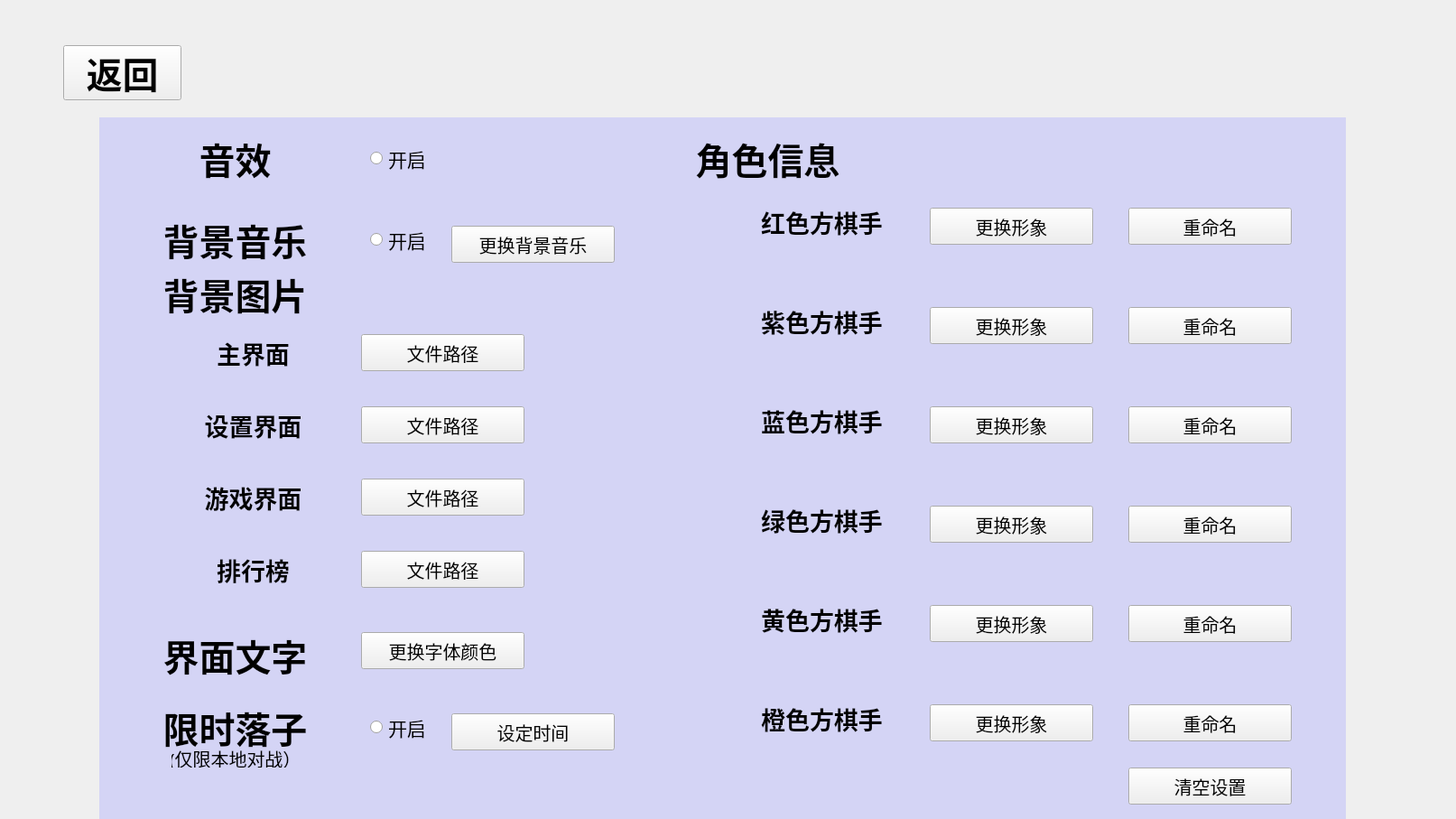
<?xml version="1.0" encoding="UTF-8"?>
<ui version="4.0">
 <class>SettingWidget</class>
 <widget class="QWidget" name="SettingWidget">
  <property name="geometry">
   <rect>
    <x>0</x>
    <y>0</y>
    <width>1613</width>
    <height>907</height>
   </rect>
  </property>
  <property name="windowTitle">
   <string>Form</string>
  </property>
  <widget class="QPushButton" name="Back">
   <property name="geometry">
    <rect>
     <x>70</x>
     <y>50</y>
     <width>131</width>
     <height>61</height>
    </rect>
   </property>
   <property name="font">
    <font>
     <family>楷体</family>
     <pointsize>30</pointsize>
     <bold>true</bold>
    </font>
   </property>
   <property name="styleSheet">
    <string notr="true">QPushButton {
    border-image: url(:/images/assets/button_none.png);
}

QPushButton:hover {
    border-image: url(:/images/assets/button_hover.png);
}

QPushButton:pressed {
    border-image: url(:/images/assets/button_press.png);
}
</string>
   </property>
   <property name="text">
    <string>返回</string>
   </property>
  </widget>
  <widget class="QLabel" name="label_6">
   <property name="geometry">
    <rect>
     <x>760</x>
     <y>140</y>
     <width>181</width>
     <height>71</height>
    </rect>
   </property>
   <property name="font">
    <font>
     <family>楷体</family>
     <pointsize>30</pointsize>
     <bold>true</bold>
    </font>
   </property>
   <property name="styleSheet">
    <string notr="true">color: rgb(0, 0, 0);</string>
   </property>
   <property name="text">
    <string>角色信息</string>
   </property>
   <property name="alignment">
    <set>Qt::AlignCenter</set>
   </property>
  </widget>
  <widget class="QLabel" name="label_2">
   <property name="geometry">
    <rect>
     <x>170</x>
     <y>290</y>
     <width>181</width>
     <height>71</height>
    </rect>
   </property>
   <property name="font">
    <font>
     <family>楷体</family>
     <pointsize>30</pointsize>
     <bold>true</bold>
    </font>
   </property>
   <property name="styleSheet">
    <string notr="true">color: rgb(0, 0, 0);</string>
   </property>
   <property name="text">
    <string>背景图片</string>
   </property>
   <property name="alignment">
    <set>Qt::AlignCenter</set>
   </property>
  </widget>
  <widget class="QPushButton" name="Setting_Background_Path">
   <property name="geometry">
    <rect>
     <x>400</x>
     <y>450</y>
     <width>181</width>
     <height>41</height>
    </rect>
   </property>
   <property name="font">
    <font>
     <family>楷体</family>
     <pointsize>15</pointsize>
    </font>
   </property>
   <property name="styleSheet">
    <string notr="true">QPushButton {
    border-image: url(:/images/assets/button_none.png);
}

QPushButton:hover {
    border-image: url(:/images/assets/button_hover.png);
}

QPushButton:pressed {
    border-image: url(:/images/assets/button_press.png);
}
</string>
   </property>
   <property name="text">
    <string>文件路径</string>
   </property>
  </widget>
  <widget class="QLabel" name="label_0">
   <property name="geometry">
    <rect>
     <x>170</x>
     <y>140</y>
     <width>181</width>
     <height>71</height>
    </rect>
   </property>
   <property name="font">
    <font>
     <family>楷体</family>
     <pointsize>30</pointsize>
     <bold>true</bold>
    </font>
   </property>
   <property name="styleSheet">
    <string notr="true">color: rgb(0, 0, 0);</string>
   </property>
   <property name="text">
    <string>音效</string>
   </property>
   <property name="alignment">
    <set>Qt::AlignCenter</set>
   </property>
  </widget>
  <widget class="QRadioButton" name="effect">
   <property name="geometry">
    <rect>
     <x>410</x>
     <y>160</y>
     <width>111</width>
     <height>31</height>
    </rect>
   </property>
   <property name="font">
    <font>
     <family>微软雅黑</family>
     <pointsize>16</pointsize>
    </font>
   </property>
   <property name="acceptDrops">
    <bool>false</bool>
   </property>
   <property name="styleSheet">
    <string notr="true">color: rgb(0, 0, 0);</string>
   </property>
   <property name="text">
    <string>开启</string>
   </property>
   <property name="iconSize">
    <size>
     <width>20</width>
     <height>20</height>
    </size>
   </property>
   <property name="checked">
    <bool>false</bool>
   </property>
   <property name="autoRepeat">
    <bool>false</bool>
   </property>
   <property name="autoExclusive">
    <bool>false</bool>
   </property>
  </widget>
  <widget class="QLabel" name="label">
   <property name="geometry">
    <rect>
     <x>0</x>
     <y>0</y>
     <width>1613</width>
     <height>907</height>
    </rect>
   </property>
   <property name="font">
    <font>
     <bold>false</bold>
    </font>
   </property>
   <property name="styleSheet">
    <string notr="true">background-image: url(:/images/assets/background.jpg);</string>
   </property>
   <property name="text">
    <string/>
   </property>
  </widget>
  <widget class="QPushButton" name="Board_Background_Path">
   <property name="geometry">
    <rect>
     <x>400</x>
     <y>530</y>
     <width>181</width>
     <height>41</height>
    </rect>
   </property>
   <property name="font">
    <font>
     <family>楷体</family>
     <pointsize>15</pointsize>
    </font>
   </property>
   <property name="styleSheet">
    <string notr="true">QPushButton {
    border-image: url(:/images/assets/button_none.png);
}

QPushButton:hover {
    border-image: url(:/images/assets/button_hover.png);
}

QPushButton:pressed {
    border-image: url(:/images/assets/button_press.png);
}
</string>
   </property>
   <property name="text">
    <string>文件路径</string>
   </property>
  </widget>
  <widget class="QPushButton" name="menu_background_Path">
   <property name="geometry">
    <rect>
     <x>400</x>
     <y>370</y>
     <width>181</width>
     <height>41</height>
    </rect>
   </property>
   <property name="font">
    <font>
     <family>楷体</family>
     <pointsize>15</pointsize>
    </font>
   </property>
   <property name="styleSheet">
    <string notr="true">QPushButton {
    border-image: url(:/images/assets/button_none.png);
}

QPushButton:hover {
    border-image: url(:/images/assets/button_hover.png);
}

QPushButton:pressed {
    border-image: url(:/images/assets/button_press.png);
}
</string>
   </property>
   <property name="text">
    <string>文件路径</string>
   </property>
  </widget>
  <widget class="QLabel" name="label_3">
   <property name="geometry">
    <rect>
     <x>210</x>
     <y>370</y>
     <width>141</width>
     <height>41</height>
    </rect>
   </property>
   <property name="font">
    <font>
     <family>楷体</family>
     <pointsize>20</pointsize>
     <bold>true</bold>
    </font>
   </property>
   <property name="styleSheet">
    <string notr="true">color: rgb(0, 0, 0);</string>
   </property>
   <property name="text">
    <string>主界面</string>
   </property>
   <property name="alignment">
    <set>Qt::AlignCenter</set>
   </property>
  </widget>
  <widget class="QLabel" name="label_5">
   <property name="geometry">
    <rect>
     <x>210</x>
     <y>530</y>
     <width>141</width>
     <height>41</height>
    </rect>
   </property>
   <property name="font">
    <font>
     <family>楷体</family>
     <pointsize>20</pointsize>
     <bold>true</bold>
    </font>
   </property>
   <property name="styleSheet">
    <string notr="true">color: rgb(0, 0, 0);</string>
   </property>
   <property name="text">
    <string>游戏界面</string>
   </property>
   <property name="alignment">
    <set>Qt::AlignCenter</set>
   </property>
  </widget>
  <widget class="QLabel" name="label_4">
   <property name="geometry">
    <rect>
     <x>210</x>
     <y>450</y>
     <width>141</width>
     <height>41</height>
    </rect>
   </property>
   <property name="font">
    <font>
     <family>楷体</family>
     <pointsize>20</pointsize>
     <bold>true</bold>
    </font>
   </property>
   <property name="styleSheet">
    <string notr="true">color: rgb(0, 0, 0);</string>
   </property>
   <property name="text">
    <string>设置界面</string>
   </property>
   <property name="alignment">
    <set>Qt::AlignCenter</set>
   </property>
  </widget>
  <widget class="QPushButton" name="Blue_Image">
   <property name="geometry">
    <rect>
     <x>1030</x>
     <y>450</y>
     <width>181</width>
     <height>41</height>
    </rect>
   </property>
   <property name="font">
    <font>
     <family>楷体</family>
     <pointsize>15</pointsize>
     <bold>false</bold>
    </font>
   </property>
   <property name="styleSheet">
    <string notr="true">QPushButton {
    border-image: url(:/images/assets/button_none.png);
}

QPushButton:hover {
    border-image: url(:/images/assets/button_hover.png);
}

QPushButton:pressed {
    border-image: url(:/images/assets/button_press.png);
}
</string>
   </property>
   <property name="text">
    <string>更换形象</string>
   </property>
  </widget>
  <widget class="QLabel" name="label_9">
   <property name="geometry">
    <rect>
     <x>820</x>
     <y>340</y>
     <width>181</width>
     <height>31</height>
    </rect>
   </property>
   <property name="font">
    <font>
     <family>楷体</family>
     <pointsize>20</pointsize>
     <bold>true</bold>
    </font>
   </property>
   <property name="styleSheet">
    <string notr="true">color: rgb(0, 0, 0);</string>
   </property>
   <property name="text">
    <string>紫色方棋手</string>
   </property>
   <property name="alignment">
    <set>Qt::AlignCenter</set>
   </property>
  </widget>
  <widget class="QPushButton" name="Purple_Image">
   <property name="geometry">
    <rect>
     <x>1030</x>
     <y>340</y>
     <width>181</width>
     <height>41</height>
    </rect>
   </property>
   <property name="font">
    <font>
     <family>楷体</family>
     <pointsize>15</pointsize>
     <bold>false</bold>
    </font>
   </property>
   <property name="styleSheet">
    <string notr="true">QPushButton {
    border-image: url(:/images/assets/button_none.png);
}

QPushButton:hover {
    border-image: url(:/images/assets/button_hover.png);
}

QPushButton:pressed {
    border-image: url(:/images/assets/button_press.png);
}
</string>
   </property>
   <property name="text">
    <string>更换形象</string>
   </property>
  </widget>
  <widget class="QPushButton" name="Red_Image">
   <property name="geometry">
    <rect>
     <x>1030</x>
     <y>230</y>
     <width>181</width>
     <height>41</height>
    </rect>
   </property>
   <property name="font">
    <font>
     <family>楷体</family>
     <pointsize>15</pointsize>
     <bold>false</bold>
    </font>
   </property>
   <property name="styleSheet">
    <string notr="true">QPushButton {
    border-image: url(:/images/assets/button_none.png);
}

QPushButton:hover {
    border-image: url(:/images/assets/button_hover.png);
}

QPushButton:pressed {
    border-image: url(:/images/assets/button_press.png);
}
</string>
   </property>
   <property name="text">
    <string>更换形象</string>
   </property>
  </widget>
  <widget class="QPushButton" name="Green_Image">
   <property name="geometry">
    <rect>
     <x>1030</x>
     <y>560</y>
     <width>181</width>
     <height>41</height>
    </rect>
   </property>
   <property name="font">
    <font>
     <family>楷体</family>
     <pointsize>15</pointsize>
     <bold>false</bold>
    </font>
   </property>
   <property name="styleSheet">
    <string notr="true">QPushButton {
    border-image: url(:/images/assets/button_none.png);
}

QPushButton:hover {
    border-image: url(:/images/assets/button_hover.png);
}

QPushButton:pressed {
    border-image: url(:/images/assets/button_press.png);
}
</string>
   </property>
   <property name="text">
    <string>更换形象</string>
   </property>
  </widget>
  <widget class="QLabel" name="label_8">
   <property name="geometry">
    <rect>
     <x>820</x>
     <y>230</y>
     <width>181</width>
     <height>31</height>
    </rect>
   </property>
   <property name="font">
    <font>
     <family>楷体</family>
     <pointsize>20</pointsize>
     <bold>true</bold>
    </font>
   </property>
   <property name="styleSheet">
    <string notr="true">color: rgb(0, 0, 0);</string>
   </property>
   <property name="text">
    <string>红色方棋手</string>
   </property>
   <property name="alignment">
    <set>Qt::AlignCenter</set>
   </property>
  </widget>
  <widget class="QLabel" name="label_11">
   <property name="geometry">
    <rect>
     <x>820</x>
     <y>560</y>
     <width>181</width>
     <height>31</height>
    </rect>
   </property>
   <property name="font">
    <font>
     <family>楷体</family>
     <pointsize>20</pointsize>
     <bold>true</bold>
    </font>
   </property>
   <property name="styleSheet">
    <string notr="true">color: rgb(0, 0, 0);</string>
   </property>
   <property name="text">
    <string>绿色方棋手</string>
   </property>
   <property name="alignment">
    <set>Qt::AlignCenter</set>
   </property>
  </widget>
  <widget class="QLabel" name="label_10">
   <property name="geometry">
    <rect>
     <x>820</x>
     <y>450</y>
     <width>181</width>
     <height>31</height>
    </rect>
   </property>
   <property name="font">
    <font>
     <family>楷体</family>
     <pointsize>20</pointsize>
     <bold>true</bold>
    </font>
   </property>
   <property name="styleSheet">
    <string notr="true">color: rgb(0, 0, 0);</string>
   </property>
   <property name="text">
    <string>蓝色方棋手</string>
   </property>
   <property name="alignment">
    <set>Qt::AlignCenter</set>
   </property>
  </widget>
  <widget class="QPushButton" name="Orange_Image">
   <property name="geometry">
    <rect>
     <x>1030</x>
     <y>780</y>
     <width>181</width>
     <height>41</height>
    </rect>
   </property>
   <property name="font">
    <font>
     <family>楷体</family>
     <pointsize>15</pointsize>
     <bold>false</bold>
    </font>
   </property>
   <property name="styleSheet">
    <string notr="true">QPushButton {
    border-image: url(:/images/assets/button_none.png);
}

QPushButton:hover {
    border-image: url(:/images/assets/button_hover.png);
}

QPushButton:pressed {
    border-image: url(:/images/assets/button_press.png);
}
</string>
   </property>
   <property name="text">
    <string>更换形象</string>
   </property>
  </widget>
  <widget class="QLabel" name="label_13">
   <property name="geometry">
    <rect>
     <x>820</x>
     <y>780</y>
     <width>181</width>
     <height>31</height>
    </rect>
   </property>
   <property name="font">
    <font>
     <family>楷体</family>
     <pointsize>20</pointsize>
     <bold>true</bold>
    </font>
   </property>
   <property name="styleSheet">
    <string notr="true">color: rgb(0, 0, 0);</string>
   </property>
   <property name="text">
    <string>橙色方棋手</string>
   </property>
   <property name="alignment">
    <set>Qt::AlignCenter</set>
   </property>
  </widget>
  <widget class="QPushButton" name="Yellow_Image">
   <property name="geometry">
    <rect>
     <x>1030</x>
     <y>670</y>
     <width>181</width>
     <height>41</height>
    </rect>
   </property>
   <property name="font">
    <font>
     <family>楷体</family>
     <pointsize>15</pointsize>
     <bold>false</bold>
    </font>
   </property>
   <property name="styleSheet">
    <string notr="true">QPushButton {
    border-image: url(:/images/assets/button_none.png);
}

QPushButton:hover {
    border-image: url(:/images/assets/button_hover.png);
}

QPushButton:pressed {
    border-image: url(:/images/assets/button_press.png);
}
</string>
   </property>
   <property name="text">
    <string>更换形象</string>
   </property>
  </widget>
  <widget class="QLabel" name="label_12">
   <property name="geometry">
    <rect>
     <x>820</x>
     <y>670</y>
     <width>181</width>
     <height>31</height>
    </rect>
   </property>
   <property name="font">
    <font>
     <family>楷体</family>
     <pointsize>20</pointsize>
     <bold>true</bold>
    </font>
   </property>
   <property name="styleSheet">
    <string notr="true">color: rgb(0, 0, 0);</string>
   </property>
   <property name="text">
    <string>黄色方棋手</string>
   </property>
   <property name="alignment">
    <set>Qt::AlignCenter</set>
   </property>
  </widget>
  <widget class="QLabel" name="label_1">
   <property name="geometry">
    <rect>
     <x>170</x>
     <y>230</y>
     <width>181</width>
     <height>71</height>
    </rect>
   </property>
   <property name="font">
    <font>
     <family>楷体</family>
     <pointsize>30</pointsize>
     <bold>true</bold>
    </font>
   </property>
   <property name="styleSheet">
    <string notr="true">color: rgb(0, 0, 0);</string>
   </property>
   <property name="text">
    <string>背景音乐</string>
   </property>
   <property name="alignment">
    <set>Qt::AlignCenter</set>
   </property>
  </widget>
  <widget class="QRadioButton" name="bgm">
   <property name="geometry">
    <rect>
     <x>410</x>
     <y>250</y>
     <width>111</width>
     <height>31</height>
    </rect>
   </property>
   <property name="font">
    <font>
     <family>微软雅黑</family>
     <pointsize>16</pointsize>
    </font>
   </property>
   <property name="styleSheet">
    <string notr="true">color: rgb(0, 0, 0);</string>
   </property>
   <property name="text">
    <string>开启</string>
   </property>
   <property name="iconSize">
    <size>
     <width>20</width>
     <height>20</height>
    </size>
   </property>
   <property name="checked">
    <bool>false</bool>
   </property>
   <property name="autoRepeat">
    <bool>false</bool>
   </property>
   <property name="autoExclusive">
    <bool>false</bool>
   </property>
  </widget>
  <widget class="QPushButton" name="BGM_Path">
   <property name="geometry">
    <rect>
     <x>500</x>
     <y>250</y>
     <width>181</width>
     <height>41</height>
    </rect>
   </property>
   <property name="font">
    <font>
     <family>楷体</family>
     <pointsize>15</pointsize>
    </font>
   </property>
   <property name="styleSheet">
    <string notr="true">QPushButton {
    border-image: url(:/images/assets/button_none.png);
}

QPushButton:hover {
    border-image: url(:/images/assets/button_hover.png);
}

QPushButton:pressed {
    border-image: url(:/images/assets/button_press.png);
}
</string>
   </property>
   <property name="text">
    <string>更换背景音乐</string>
   </property>
  </widget>
  <widget class="QLabel" name="label_7">
   <property name="geometry">
    <rect>
     <x>170</x>
     <y>690</y>
     <width>181</width>
     <height>71</height>
    </rect>
   </property>
   <property name="font">
    <font>
     <family>楷体</family>
     <pointsize>30</pointsize>
     <bold>true</bold>
    </font>
   </property>
   <property name="styleSheet">
    <string notr="true">color: rgb(0, 0, 0);</string>
   </property>
   <property name="text">
    <string>界面文字</string>
   </property>
   <property name="alignment">
    <set>Qt::AlignCenter</set>
   </property>
  </widget>
  <widget class="QPushButton" name="Change_Word_Color">
   <property name="geometry">
    <rect>
     <x>400</x>
     <y>700</y>
     <width>181</width>
     <height>41</height>
    </rect>
   </property>
   <property name="font">
    <font>
     <family>楷体</family>
     <pointsize>15</pointsize>
    </font>
   </property>
   <property name="styleSheet">
    <string notr="true">QPushButton {
    border-image: url(:/images/assets/button_none.png);
}

QPushButton:hover {
    border-image: url(:/images/assets/button_hover.png);
}

QPushButton:pressed {
    border-image: url(:/images/assets/button_press.png);
}
</string>
   </property>
   <property name="text">
    <string>更换字体颜色</string>
   </property>
  </widget>
  <widget class="QPushButton" name="orange_name">
   <property name="geometry">
    <rect>
     <x>1250</x>
     <y>780</y>
     <width>181</width>
     <height>41</height>
    </rect>
   </property>
   <property name="font">
    <font>
     <family>楷体</family>
     <pointsize>15</pointsize>
     <bold>false</bold>
    </font>
   </property>
   <property name="styleSheet">
    <string notr="true">QPushButton {
    border-image: url(:/images/assets/button_none.png);
}

QPushButton:hover {
    border-image: url(:/images/assets/button_hover.png);
}

QPushButton:pressed {
    border-image: url(:/images/assets/button_press.png);
}
</string>
   </property>
   <property name="text">
    <string>重命名</string>
   </property>
  </widget>
  <widget class="QPushButton" name="blue_name">
   <property name="geometry">
    <rect>
     <x>1250</x>
     <y>450</y>
     <width>181</width>
     <height>41</height>
    </rect>
   </property>
   <property name="font">
    <font>
     <family>楷体</family>
     <pointsize>15</pointsize>
     <bold>false</bold>
    </font>
   </property>
   <property name="styleSheet">
    <string notr="true">QPushButton {
    border-image: url(:/images/assets/button_none.png);
}

QPushButton:hover {
    border-image: url(:/images/assets/button_hover.png);
}

QPushButton:pressed {
    border-image: url(:/images/assets/button_press.png);
}
</string>
   </property>
   <property name="text">
    <string>重命名</string>
   </property>
  </widget>
  <widget class="QPushButton" name="green_name">
   <property name="geometry">
    <rect>
     <x>1250</x>
     <y>560</y>
     <width>181</width>
     <height>41</height>
    </rect>
   </property>
   <property name="font">
    <font>
     <family>楷体</family>
     <pointsize>15</pointsize>
     <bold>false</bold>
    </font>
   </property>
   <property name="styleSheet">
    <string notr="true">QPushButton {
    border-image: url(:/images/assets/button_none.png);
}

QPushButton:hover {
    border-image: url(:/images/assets/button_hover.png);
}

QPushButton:pressed {
    border-image: url(:/images/assets/button_press.png);
}
</string>
   </property>
   <property name="text">
    <string>重命名</string>
   </property>
  </widget>
  <widget class="QPushButton" name="purple_name">
   <property name="geometry">
    <rect>
     <x>1250</x>
     <y>340</y>
     <width>181</width>
     <height>41</height>
    </rect>
   </property>
   <property name="font">
    <font>
     <family>楷体</family>
     <pointsize>15</pointsize>
     <bold>false</bold>
    </font>
   </property>
   <property name="styleSheet">
    <string notr="true">QPushButton {
    border-image: url(:/images/assets/button_none.png);
}

QPushButton:hover {
    border-image: url(:/images/assets/button_hover.png);
}

QPushButton:pressed {
    border-image: url(:/images/assets/button_press.png);
}
</string>
   </property>
   <property name="text">
    <string>重命名</string>
   </property>
  </widget>
  <widget class="QPushButton" name="red_name">
   <property name="geometry">
    <rect>
     <x>1250</x>
     <y>230</y>
     <width>181</width>
     <height>41</height>
    </rect>
   </property>
   <property name="font">
    <font>
     <family>楷体</family>
     <pointsize>15</pointsize>
     <bold>false</bold>
    </font>
   </property>
   <property name="styleSheet">
    <string notr="true">QPushButton {
    border-image: url(:/images/assets/button_none.png);
}

QPushButton:hover {
    border-image: url(:/images/assets/button_hover.png);
}

QPushButton:pressed {
    border-image: url(:/images/assets/button_press.png);
}
</string>
   </property>
   <property name="text">
    <string>重命名</string>
   </property>
  </widget>
  <widget class="QPushButton" name="yellow_name">
   <property name="geometry">
    <rect>
     <x>1250</x>
     <y>670</y>
     <width>181</width>
     <height>41</height>
    </rect>
   </property>
   <property name="font">
    <font>
     <family>楷体</family>
     <pointsize>15</pointsize>
     <bold>false</bold>
    </font>
   </property>
   <property name="styleSheet">
    <string notr="true">QPushButton {
    border-image: url(:/images/assets/button_none.png);
}

QPushButton:hover {
    border-image: url(:/images/assets/button_hover.png);
}

QPushButton:pressed {
    border-image: url(:/images/assets/button_press.png);
}
</string>
   </property>
   <property name="text">
    <string>重命名</string>
   </property>
  </widget>
  <widget class="QLabel" name="label_background">
   <property name="geometry">
    <rect>
     <x>110</x>
     <y>130</y>
     <width>1381</width>
     <height>781</height>
    </rect>
   </property>
   <property name="styleSheet">
    <string notr="true">background-color: rgba(170, 170, 255, 100);</string>
   </property>
   <property name="text">
    <string/>
   </property>
  </widget>
  <widget class="QLabel" name="label_14">
   <property name="geometry">
    <rect>
     <x>210</x>
     <y>610</y>
     <width>141</width>
     <height>41</height>
    </rect>
   </property>
   <property name="font">
    <font>
     <family>楷体</family>
     <pointsize>20</pointsize>
     <bold>true</bold>
    </font>
   </property>
   <property name="styleSheet">
    <string notr="true">color: rgb(0, 0, 0);</string>
   </property>
   <property name="text">
    <string>排行榜</string>
   </property>
   <property name="alignment">
    <set>Qt::AlignCenter</set>
   </property>
  </widget>
  <widget class="QPushButton" name="Winner_Background_Path">
   <property name="geometry">
    <rect>
     <x>400</x>
     <y>610</y>
     <width>181</width>
     <height>41</height>
    </rect>
   </property>
   <property name="font">
    <font>
     <family>楷体</family>
     <pointsize>15</pointsize>
    </font>
   </property>
   <property name="styleSheet">
    <string notr="true">QPushButton {
    border-image: url(:/images/assets/button_none.png);
}

QPushButton:hover {
    border-image: url(:/images/assets/button_hover.png);
}

QPushButton:pressed {
    border-image: url(:/images/assets/button_press.png);
}
</string>
   </property>
   <property name="text">
    <string>文件路径</string>
   </property>
  </widget>
  <widget class="QLabel" name="label_15">
   <property name="geometry">
    <rect>
     <x>130</x>
     <y>770</y>
     <width>261</width>
     <height>71</height>
    </rect>
   </property>
   <property name="font">
    <font>
     <family>楷体</family>
     <pointsize>30</pointsize>
     <bold>true</bold>
    </font>
   </property>
   <property name="styleSheet">
    <string notr="true">color: rgb(0, 0, 0);</string>
   </property>
   <property name="text">
    <string>限时落子</string>
   </property>
   <property name="alignment">
    <set>Qt::AlignCenter</set>
   </property>
  </widget>
  <widget class="QPushButton" name="CountDown_set">
   <property name="geometry">
    <rect>
     <x>500</x>
     <y>790</y>
     <width>181</width>
     <height>41</height>
    </rect>
   </property>
   <property name="font">
    <font>
     <family>楷体</family>
     <pointsize>15</pointsize>
    </font>
   </property>
   <property name="styleSheet">
    <string notr="true">QPushButton {
    border-image: url(:/images/assets/button_none.png);
}

QPushButton:hover {
    border-image: url(:/images/assets/button_hover.png);
}

QPushButton:pressed {
    border-image: url(:/images/assets/button_press.png);
}
</string>
   </property>
   <property name="text">
    <string>设定时间</string>
   </property>
  </widget>
  <widget class="QRadioButton" name="CountDown">
   <property name="geometry">
    <rect>
     <x>410</x>
     <y>790</y>
     <width>111</width>
     <height>31</height>
    </rect>
   </property>
   <property name="font">
    <font>
     <family>微软雅黑</family>
     <pointsize>16</pointsize>
    </font>
   </property>
   <property name="styleSheet">
    <string notr="true">color: rgb(0, 0, 0);</string>
   </property>
   <property name="text">
    <string>开启</string>
   </property>
   <property name="iconSize">
    <size>
     <width>20</width>
     <height>20</height>
    </size>
   </property>
   <property name="checked">
    <bool>false</bool>
   </property>
   <property name="autoRepeat">
    <bool>false</bool>
   </property>
   <property name="autoExclusive">
    <bool>false</bool>
   </property>
  </widget>
  <widget class="QLabel" name="label_16">
   <property name="geometry">
    <rect>
     <x>190</x>
     <y>830</y>
     <width>141</width>
     <height>20</height>
    </rect>
   </property>
   <property name="font">
    <font>
     <family>楷体</family>
     <pointsize>15</pointsize>
    </font>
   </property>
   <property name="text">
    <string>(仅限本地对战）</string>
   </property>
   <property name="alignment">
    <set>Qt::AlignCenter</set>
   </property>
  </widget>
  <widget class="QPushButton" name="clear">
   <property name="geometry">
    <rect>
     <x>1250</x>
     <y>850</y>
     <width>181</width>
     <height>41</height>
    </rect>
   </property>
   <property name="font">
    <font>
     <family>楷体</family>
     <pointsize>15</pointsize>
     <bold>false</bold>
    </font>
   </property>
   <property name="styleSheet">
    <string notr="true">QPushButton {
    border-image: url(:/images/assets/button_none.png);
}

QPushButton:hover {
    border-image: url(:/images/assets/button_hover.png);
}

QPushButton:pressed {
    border-image: url(:/images/assets/button_press.png);
}
</string>
   </property>
   <property name="text">
    <string>清空设置</string>
   </property>
  </widget>
  <zorder>label</zorder>
  <zorder>label_background</zorder>
  <zorder>Back</zorder>
  <zorder>label_6</zorder>
  <zorder>label_2</zorder>
  <zorder>Setting_Background_Path</zorder>
  <zorder>label_0</zorder>
  <zorder>effect</zorder>
  <zorder>Board_Background_Path</zorder>
  <zorder>menu_background_Path</zorder>
  <zorder>label_3</zorder>
  <zorder>label_5</zorder>
  <zorder>label_4</zorder>
  <zorder>Blue_Image</zorder>
  <zorder>label_9</zorder>
  <zorder>Purple_Image</zorder>
  <zorder>Red_Image</zorder>
  <zorder>Green_Image</zorder>
  <zorder>label_8</zorder>
  <zorder>label_11</zorder>
  <zorder>label_10</zorder>
  <zorder>Orange_Image</zorder>
  <zorder>label_13</zorder>
  <zorder>Yellow_Image</zorder>
  <zorder>label_12</zorder>
  <zorder>label_1</zorder>
  <zorder>bgm</zorder>
  <zorder>BGM_Path</zorder>
  <zorder>label_7</zorder>
  <zorder>Change_Word_Color</zorder>
  <zorder>orange_name</zorder>
  <zorder>blue_name</zorder>
  <zorder>green_name</zorder>
  <zorder>purple_name</zorder>
  <zorder>red_name</zorder>
  <zorder>yellow_name</zorder>
  <zorder>label_14</zorder>
  <zorder>Winner_Background_Path</zorder>
  <zorder>label_15</zorder>
  <zorder>CountDown_set</zorder>
  <zorder>CountDown</zorder>
  <zorder>label_16</zorder>
  <zorder>clear</zorder>
 </widget>
 <resources/>
 <connections/>
</ui>
